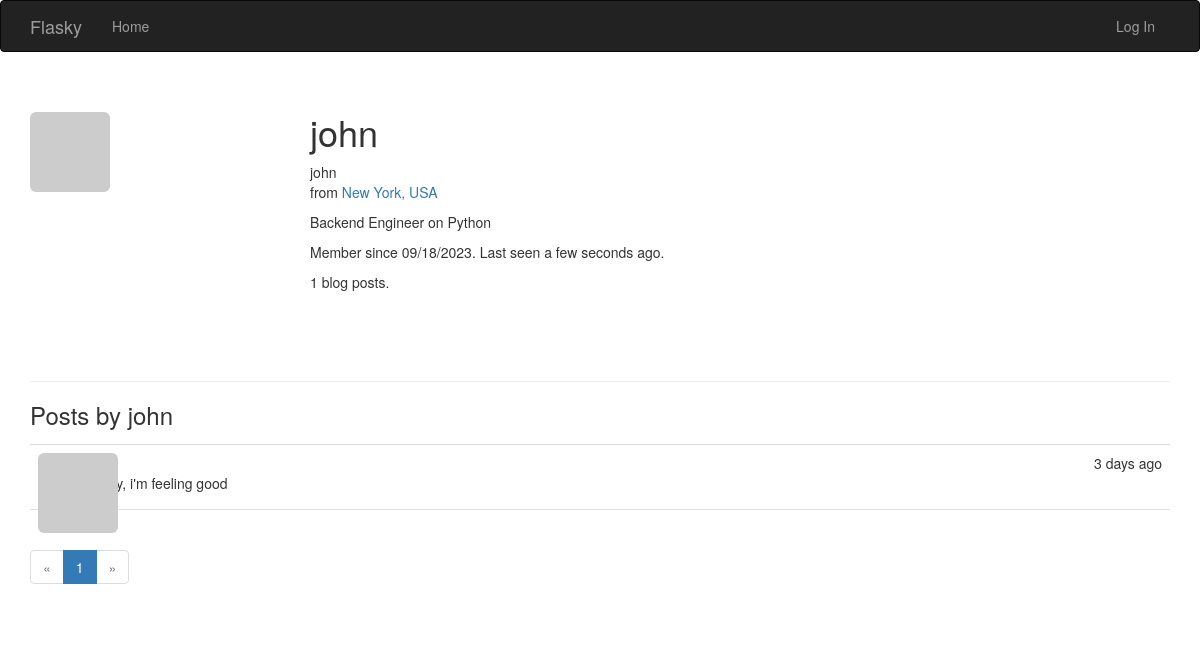
The page /user/john on the database as committed earlier.
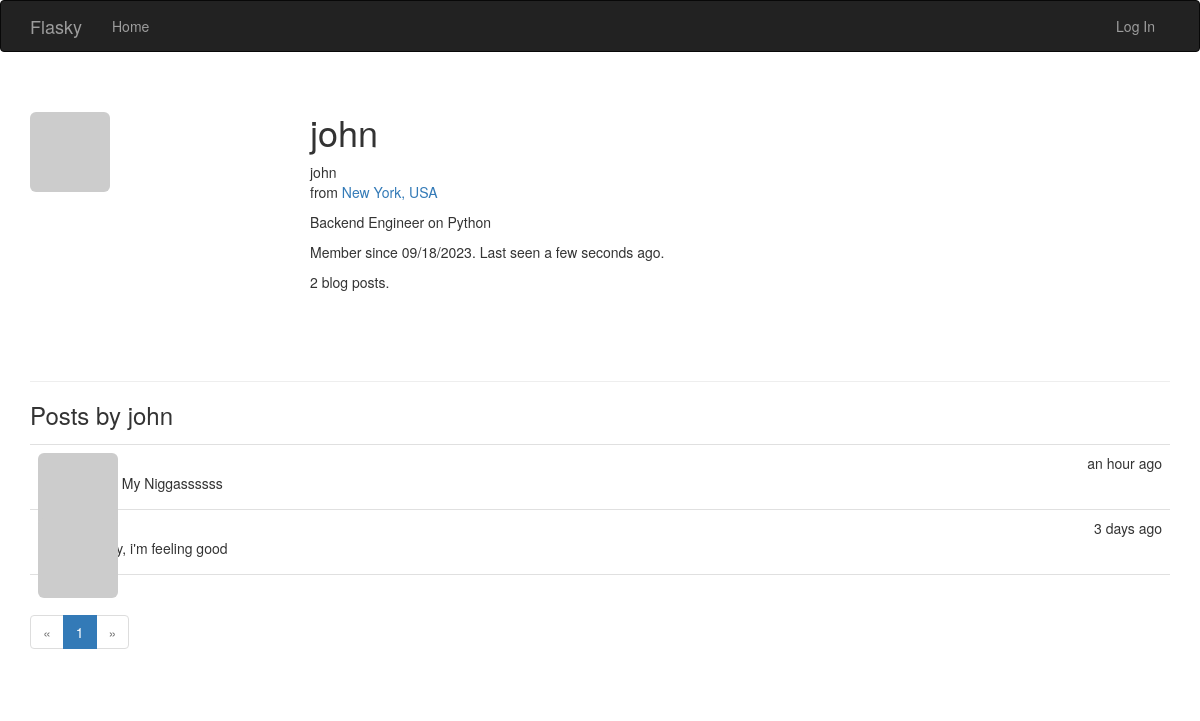
The same page on the database as committed later.
### app/models.py (models this page shows)
class Post(db.Model):
    __tablename__ = 'posts'
    id = db.Column(db.Integer, primary_key=True)
    body = db.Column(db.Text)
    timestamp = db.Column(db.DateTime, index=True, default=datetime.utcnow)
    author_id = db.Column(db.Integer, db.ForeignKey('users.id'))

### app/main/views.py (the view)
@main.route('/user/<username>')
def user(username):
    user = User.query.filter_by(username=username).first_or_404()
    page = request.args.get('page', 1, type=int)
    pagination = user.posts.order_by(Post.timestamp.desc()).paginate(
        page=page, per_page=current_app.config['FLASKY_POSTS_PER_PAGE'],
        error_out=False)
    posts = pagination.items
    return render_template('user.html', user=user, posts=posts,
                           pagination=pagination)

### app/main/__init__.py (called while the page is built)
@main.app_context_processor
def inject_permissions():
    return dict(Permission=Permission)

### app/models.py (called while the page is built)
    def gravatar_hash(self):
        return hashlib.md5(self.email.lower().encode('utf-8')).hexdigest()

    def gravatar(self, size=100, default='identicon', rating='g'):
        url = 'https://secure.gravatar.com/avatar'
        hash = self.avatar_hash or self.gravatar_hash()
        return '{url}/{hash}?s={size}&d={default}&r={rating}'.format(
            url=url, hash=hash, size=size, default=default, rating=rating)

    def is_administrator(self):
        return False

### app/templates/user.html (shortened to what this page needs)
{% extends "base.html" %}
{% import "_macros.html" as macros %}
{% block page_content %}
<div class="page-header">
    <img class="img-rounded profile-thumbnail" src="{{ user.gravatar(size=256) }}">
    <div class="profile-header">
        <h1>{{ user.username }}</h1>
        {% if user.name or user.location %}
        <p>
            {% if user.name %}{{ user.name }}<br>{% endif %}
            {% if user.location %}
                from <a href="http://maps.google.com/?q={{ user.location }}">{{ user.location }}</a><br>
            {% endif %}
        </p>
        {% endif %}
        {% if user.about_me %}<p>{{ user.about_me }}</p>{% endif %}
        <p>Member since {{ moment(user.member_since).format('L') }}. Last seen {{ moment(user.last_seen).fromNow() }}.</p>
        <p>{{ user.posts.count() }} blog posts.</p>
    </div>
</div>
<h3>Posts by {{ user.username }}</h3>
{% include '_posts.html' %}
{% if pagination %}
<div class="pagination">
    {{ macros.pagination_widget(pagination, '.user', username=user.username) }}
</div>
{% endif %}
{% endblock %}

### app/templates/_posts.html
<ul class="posts">
    {% for post in posts %}
    <li class="post">
        <div class="post-thumbnail">
            <a href="{{ url_for('.user', username=post.author.username) }}">
                <img class="img-rounded profile-thumbnail" src="{{ post.author.gravatar(size=40) }}">
            </a>
        </div>
        <div class="post-content">
            <div class="post-date">{{ moment(post.timestamp).fromNow() }}</div>
            <div class="post-author"><a href="{{ url_for('.user', username=post.author.username) }}">{{ post.author.username }}</a></div>
            <div class="post-body">{{ post.body }}</div>
        </div>
    </li>
    {% endfor %}
</ul>

Rows that differ between the two databases and show on the page:
added Post: timestamp "an hour ago", body "Hello My Niggassssss"
Other text that changed with them:
{{ user.posts.count() }}: "1" → "2"
